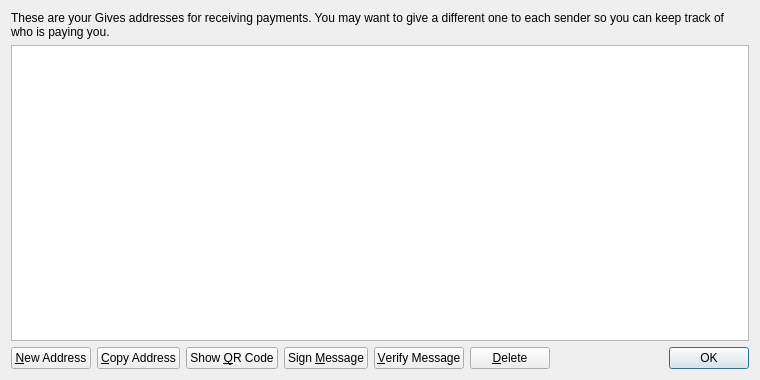
<?xml version="1.0" encoding="UTF-8"?>
<ui version="4.0">
 <class>AddressBookPage</class>
 <widget class="QWidget" name="AddressBookPage">
  <property name="geometry">
   <rect>
    <x>0</x>
    <y>0</y>
    <width>760</width>
    <height>380</height>
   </rect>
  </property>
  <property name="windowTitle">
   <string>Address Book</string>
  </property>
  <layout class="QVBoxLayout" name="verticalLayout">
   <item>
    <widget class="QLabel" name="labelExplanation">
     <property name="text">
      <string>These are your Gives addresses for receiving payments. You may want to give a different one to each sender so you can keep track of who is paying you.</string>
     </property>
     <property name="textFormat">
      <enum>Qt::PlainText</enum>
     </property>
     <property name="wordWrap">
      <bool>true</bool>
     </property>
    </widget>
   </item>
   <item>
    <widget class="QTableView" name="tableView">
     <property name="contextMenuPolicy">
      <enum>Qt::CustomContextMenu</enum>
     </property>
     <property name="toolTip">
      <string>Double-click to edit address or label</string>
     </property>
     <property name="tabKeyNavigation">
      <bool>false</bool>
     </property>
     <property name="alternatingRowColors">
      <bool>true</bool>
     </property>
     <property name="selectionMode">
      <enum>QAbstractItemView::SingleSelection</enum>
     </property>
     <property name="selectionBehavior">
      <enum>QAbstractItemView::SelectRows</enum>
     </property>
     <property name="sortingEnabled">
      <bool>true</bool>
     </property>
     <attribute name="verticalHeaderVisible">
      <bool>false</bool>
     </attribute>
    </widget>
   </item>
   <item>
    <layout class="QHBoxLayout" name="horizontalLayout">
     <item>
      <widget class="QPushButton" name="newAddressButton">
       <property name="toolTip">
        <string>Create a new address</string>
       </property>
       <property name="text">
        <string>&amp;New Address</string>
       </property>
       <property name="icon">
        <iconset resource="../bitcoin.qrc">
         <normaloff>:/icons/add</normaloff>:/icons/add</iconset>
       </property>
      </widget>
     </item>
     <item>
      <widget class="QPushButton" name="copyToClipboard">
       <property name="toolTip">
        <string>Copy the currently selected address to the system clipboard</string>
       </property>
       <property name="text">
        <string>&amp;Copy Address</string>
       </property>
       <property name="icon">
        <iconset resource="../bitcoin.qrc">
         <normaloff>:/icons/editcopy</normaloff>:/icons/editcopy</iconset>
       </property>
      </widget>
     </item>
     <item>
      <widget class="QPushButton" name="showQRCode">
       <property name="text">
        <string>Show &amp;QR Code</string>
       </property>
       <property name="icon">
        <iconset resource="../bitcoin.qrc">
         <normaloff>:/icons/qrcode</normaloff>:/icons/qrcode</iconset>
       </property>
      </widget>
     </item>
     <item>
      <widget class="QPushButton" name="signMessage">
       <property name="toolTip">
        <string>Sign a message to prove you own a Gives address</string>
       </property>
       <property name="text">
        <string>Sign &amp;Message</string>
       </property>
       <property name="icon">
        <iconset resource="../bitcoin.qrc">
         <normaloff>:/icons/edit</normaloff>:/icons/edit</iconset>
       </property>
      </widget>
     </item>
     <item>
      <widget class="QPushButton" name="verifyMessage">
       <property name="toolTip">
        <string>Verify a message to ensure it was signed with a specified Gives address</string>
       </property>
       <property name="text">
        <string>&amp;Verify Message</string>
       </property>
       <property name="icon">
        <iconset resource="../bitcoin.qrc">
         <normaloff>:/icons/transaction_0</normaloff>:/icons/transaction_0</iconset>
       </property>
      </widget>
     </item>
     <item>
      <widget class="QPushButton" name="deleteButton">
       <property name="toolTip">
        <string>Delete the currently selected address from the list</string>
       </property>
       <property name="text">
        <string>&amp;Delete</string>
       </property>
       <property name="icon">
        <iconset resource="../bitcoin.qrc">
         <normaloff>:/icons/remove</normaloff>:/icons/remove</iconset>
       </property>
      </widget>
     </item>
     <item>
      <spacer name="horizontalSpacer">
       <property name="orientation">
        <enum>Qt::Horizontal</enum>
       </property>
       <property name="sizeHint" stdset="0">
        <size>
         <width>40</width>
         <height>20</height>
        </size>
       </property>
      </spacer>
     </item>
     <item>
      <widget class="QDialogButtonBox" name="buttonBox">
       <property name="sizePolicy">
        <sizepolicy hsizetype="Maximum" vsizetype="Fixed">
         <horstretch>0</horstretch>
         <verstretch>0</verstretch>
        </sizepolicy>
       </property>
       <property name="standardButtons">
        <set>QDialogButtonBox::Ok</set>
       </property>
      </widget>
     </item>
    </layout>
   </item>
  </layout>
 </widget>
 <resources>
  <include location="../bitcoin.qrc"/>
 </resources>
 <connections/>
</ui>
